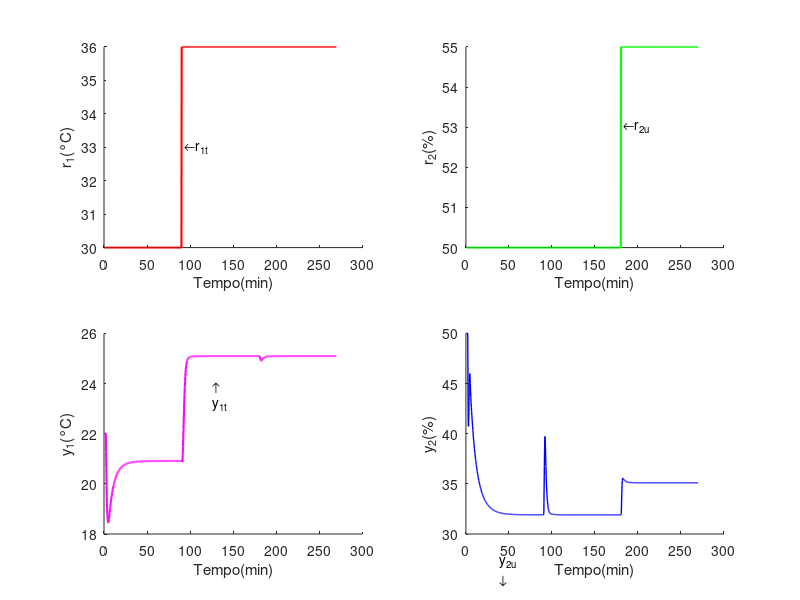

Write MATLAB code to recreate this figure.
% --SCRIPT - IMPLEMENTAR PATAMARES EM SISTEMA TITO --
clear; clc; %close all;
qtde_amostras = 900;
T_amost = 18;

%% INICIALIZAÇÕES
u_1t = zeros(1, qtde_amostras);
u_2u = zeros(1, qtde_amostras);
y_11t = zeros(1, qtde_amostras);
y_12u = zeros(1, qtde_amostras);
y_21t = zeros(1, qtde_amostras);
y_22u = zeros(1, qtde_amostras);
y_1t = zeros(1, qtde_amostras);
y_2u = zeros(1, qtde_amostras);
erro1 = zeros(1, qtde_amostras);
erro2 = zeros(1, qtde_amostras);
tempo = zeros(1, qtde_amostras);
r_1t = zeros(1, qtde_amostras);
r_2u = zeros(1, qtde_amostras);
% ... (Mantenha a seção de inicializações exatamente como está)
for k = 1:7
    u_1t(k) = 30;
    u_2u(k) = 50;
    y_1t(k) = 22;
    y_2u(k) = 50;
    y_11t(k) = 22;
    y_12u(k) = 0;
    y_21t(k) = 0;
    y_22u(k) = 50;
    tempo(k) = k*T_amost;
    erro1(k) = u_1t(k)-y_1t(k);
    erro2(k) = u_2u(k)-y_2u(k);
    
    % Variáveis de controle do desacoplador inicializadas
    v_1(k) = 0; 
    v_2(k) = 0;
end

%% DEFININDO OS PATAMARES DE CADA ENTRADA
% Entrada 1 - Temperatura
u_1t(8:qtde_amostras/3) = 30; 
u_1t((qtde_amostras/3+1):(2*qtde_amostras/3)) = 36; 
u_1t((2*qtde_amostras/3+1):qtde_amostras) = 36;
% Entrada 2 - Umidade
u_2u(8:qtde_amostras/3) = 50; 
u_2u((qtde_amostras/3+1):(2*qtde_amostras/3)) = 50;
u_2u((2*qtde_amostras/3+1):(qtde_amostras)) = 55;

%% INCLUSÃO DO DESACOPLADOR ESTÁTICO
% Parâmetros do desacoplador (extraídos das F.T. originais)
K11 = 2.89;
K12 = -0.31; % k = 0.1
K21 = -4.22;
K22 = 2.222; % k = 0.1

% Matriz de desacoplamento estático M
% M = [1, -K12/K11; -K21/K22, 1];
% Termos da matriz para cálculo
D_12 = -K12 / K11;
D_21 = -K21 / K22;

%% LOOPS PARA MALHA ABERTA E FECHADA
% (Mantenha o loop de malha aberta como está, ele é para referência)

% MALHA FECHADA COM DESACOPLADOR
% Note que estamos usando os erros diretamente, sem controlador PID ainda.
for k = 8:qtde_amostras
    % 1. Calcula o erro
    erro1(k) = u_1t(k) - y_1t(k-1);
    erro2(k) = u_2u(k) - y_2u(k-1);
    
    % 2. Aplica o desacoplador estático nos erros
    % As novas variáveis de controle v1 e v2 são calculadas a partir dos erros
    v_1(k) = erro1(k) + D_12 * erro2(k);
    v_2(k) = D_21 * erro1(k) + erro2(k);
    
    % 3. Insere as novas variáveis de controle (v) no sistema, no lugar do erro.
    % As equações de diferença agora usam v_1 e v_2
    y_11t(k) = 0.9678 * y_11t(k-1) + 0.08796 * v_1(k-4) + 0.00509 * v_1(k-5);
    y_12u(k) = 0.9331 * y_12u(k-1) - 0.003556 * v_2(k-3) - 0.01718 * v_2(k-4);
    
    y_21t(k) = 0.9676 * y_21t(k-1) - 0.1294 * v_1(k-6) - 0.007485 * v_1(k-7);
    y_22u(k) = 0.9048 * y_22u(k-1) + 0.02455 * v_2(k-1) + 0.1869 * v_2(k-2);
    
    % 4. Calcula as saídas
    y_1t(k) = y_11t(k) + y_12u(k);
    y_2u(k) = y_21t(k) + y_22u(k);
    
    tempo(k) = k * T_amost;
end

%% PLOTAGEM DE GRÁFICOS

%MALHA FECHADA 
figure(1)

% Primeiro subplot – Saída y_1
subplot(2,2,1) 
hold on
plot(tempo/60, u_1t,'r', 'LineWidth', 1.5)
% plot(tempo/60, u_2u, 'g:', 'LineWidth', 1.5)
% plot(tempo/60, y_1mft,'m', 'LineWidth', 1)
% plot(tempo/60, erro1,'b', 'LineWidth', 1)
% legend('Entrada 1 - u_{1}');%, 'Erro 1 - e_{1MF}');
% title('Resposta da Saída 1 em Malha Fechada - y_{1MF}')
ylabel('r_{1}(°C)');
xlabel('Tempo(min)');
text((310*T_amost/60),33,'\leftarrowr_{1t}');
hold off

%------------
subplot(2,2,2) 
hold on
% plot(tempo/60, u_1t,'r--', 'LineWidth', 1)
plot(tempo/60, u_2u, 'g', 'LineWidth', 1.5)
% plot(tempo/60, y_1mft,'m', 'LineWidth', 1)
% plot(tempo/60, erro1,'b', 'LineWidth', 1)
% legend('Entrada 1 - u_{1}', 'Entrada 2 - u_{2}','Saída 1 - y_{1MF}');%, 'Erro 1 - e_{1MF}');
% title('Resposta da Saída 1 em Malha Fechada - y_{1MF}')
ylabel('r_{2}(%)');
xlabel('Tempo(min)');
text((610*T_amost/60),53,'\leftarrowr_{2u}');
hold off
%-------------------
subplot(2,2,3) 
hold on
% plot(tempo/60, u_1t,'r--', 'LineWidth', 1)
% plot(tempo/60, u_2u, 'g', 'LineWidth', 1.5)
plot(tempo/60, y_1t,'m', 'LineWidth', 1.5)
% plot(tempo/60, erro1,'b', 'LineWidth', 1)
% legend('Entrada 1 - u_{1}', 'Entrada 2 - u_{2}','Saída 1 - y_{1MF}');%, 'Erro 1 - e_{1MF}');
% title('Resposta da Saída 1 em Malha Fechada - y_{1MF}')
ylabel('y_{1}(°C)');
xlabel('Tempo(min)');
text((410*T_amost/60),23.5,{' \uparrow ', ' y_{1t}'});
hold off
% Segundo subplot – Saída y_2
subplot(2,2,4)
hold on
% plot(tempo/60, u_1t,'r--', 'LineWidth', 1)
% plot(tempo/60, u_2u, 'g:', 'LineWidth', 1.5)
plot(tempo/60, y_2u,'b', 'LineWidth', 1)
%plot(tempo/60, erro2,'b', 'LineWidth', 1)
% legend('Entrada 1 - u_{1}', 'Entrada 2 - u_{2}','Saída 2 - y_{2MF}');%,'Erro 2 - e_{2MF}');
% title('Resposta da Saída 2 em Malha Fechada - y_{2MF}')
text((120*T_amost/60),26.3,{' y_{2u}',' \downarrow '});
ylabel('y_{2}(%)');
xlabel('Tempo(min)');
hold off
